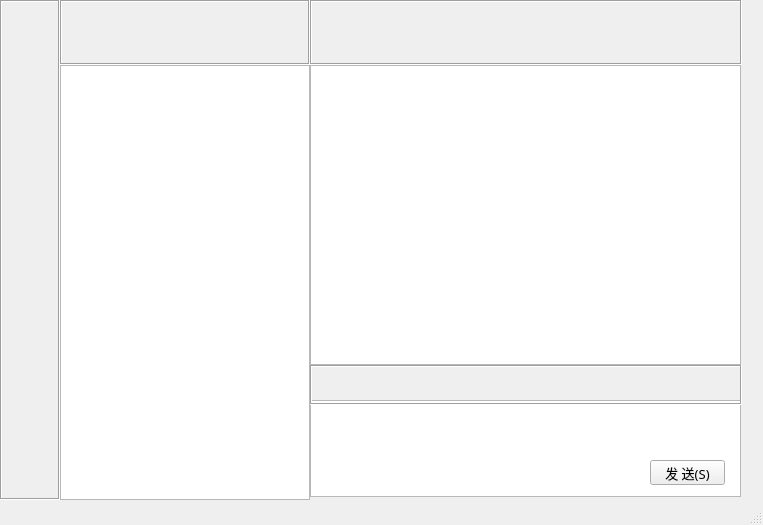
<?xml version="1.0" encoding="UTF-8"?>
<ui version="4.0">
 <class>MainWindow</class>
 <widget class="QMainWindow" name="MainWindow">
  <property name="geometry">
   <rect>
    <x>0</x>
    <y>0</y>
    <width>763</width>
    <height>525</height>
   </rect>
  </property>
  <property name="font">
   <font>
    <family>System</family>
    <pointsize>12</pointsize>
   </font>
  </property>
  <property name="windowTitle">
   <string>MainWindow</string>
  </property>
  <widget class="QWidget" name="centralwidget">
   <widget class="QPushButton" name="sendPushButton">
    <property name="geometry">
     <rect>
      <x>650</x>
      <y>460</y>
      <width>75</width>
      <height>25</height>
     </rect>
    </property>
    <property name="font">
     <font>
      <family>微软雅黑</family>
      <pointsize>10</pointsize>
     </font>
    </property>
    <property name="text">
     <string>发 送(S)</string>
    </property>
   </widget>
   <widget class="QLabel" name="label_2">
    <property name="geometry">
     <rect>
      <x>60</x>
      <y>0</y>
      <width>250</width>
      <height>65</height>
     </rect>
    </property>
    <property name="frameShape">
     <enum>QFrame::Box</enum>
    </property>
    <property name="frameShadow">
     <enum>QFrame::Sunken</enum>
    </property>
    <property name="text">
     <string/>
    </property>
    <property name="pixmap">
     <pixmap resource="res.qrc">:/resource/search.jpg</pixmap>
    </property>
   </widget>
   <widget class="QTableWidget" name="userListTableWidget">
    <property name="geometry">
     <rect>
      <x>60</x>
      <y>65</y>
      <width>250</width>
      <height>435</height>
     </rect>
    </property>
    <property name="font">
     <font>
      <family>System</family>
      <pointsize>14</pointsize>
     </font>
    </property>
    <property name="selectionMode">
     <enum>QAbstractItemView::SingleSelection</enum>
    </property>
    <property name="selectionBehavior">
     <enum>QAbstractItemView::SelectRows</enum>
    </property>
    <property name="showGrid">
     <bool>false</bool>
    </property>
    <attribute name="horizontalHeaderVisible">
     <bool>false</bool>
    </attribute>
    <attribute name="horizontalHeaderDefaultSectionSize">
     <number>250</number>
    </attribute>
    <attribute name="verticalHeaderVisible">
     <bool>false</bool>
    </attribute>
    <column>
     <property name="text">
      <string>在 线 好 友</string>
     </property>
     <property name="textAlignment">
      <set>AlignCenter</set>
     </property>
    </column>
   </widget>
   <widget class="QPushButton" name="searchPushButton">
    <property name="geometry">
     <rect>
      <x>74</x>
      <y>25</y>
      <width>191</width>
      <height>26</height>
     </rect>
    </property>
    <property name="text">
     <string/>
    </property>
    <property name="flat">
     <bool>true</bool>
    </property>
   </widget>
   <widget class="QLabel" name="userLabel">
    <property name="geometry">
     <rect>
      <x>311</x>
      <y>1</y>
      <width>121</width>
      <height>62</height>
     </rect>
    </property>
    <property name="font">
     <font>
      <family>04b_21</family>
      <pointsize>16</pointsize>
     </font>
    </property>
    <property name="autoFillBackground">
     <bool>true</bool>
    </property>
    <property name="frameShape">
     <enum>QFrame::NoFrame</enum>
    </property>
    <property name="frameShadow">
     <enum>QFrame::Plain</enum>
    </property>
    <property name="text">
     <string/>
    </property>
    <property name="alignment">
     <set>Qt::AlignCenter</set>
    </property>
   </widget>
   <widget class="QTextEdit" name="chatTextEdit">
    <property name="geometry">
     <rect>
      <x>310</x>
      <y>400</y>
      <width>431</width>
      <height>97</height>
     </rect>
    </property>
   </widget>
   <widget class="QLabel" name="label">
    <property name="geometry">
     <rect>
      <x>0</x>
      <y>0</y>
      <width>60</width>
      <height>500</height>
     </rect>
    </property>
    <property name="frameShape">
     <enum>QFrame::Box</enum>
    </property>
    <property name="frameShadow">
     <enum>QFrame::Sunken</enum>
    </property>
    <property name="text">
     <string/>
    </property>
    <property name="pixmap">
     <pixmap resource="res.qrc">:/resource/bar.jpg</pixmap>
    </property>
   </widget>
   <widget class="QLabel" name="label_5">
    <property name="geometry">
     <rect>
      <x>310</x>
      <y>365</y>
      <width>432</width>
      <height>40</height>
     </rect>
    </property>
    <property name="frameShape">
     <enum>QFrame::Box</enum>
    </property>
    <property name="frameShadow">
     <enum>QFrame::Sunken</enum>
    </property>
    <property name="text">
     <string/>
    </property>
    <property name="pixmap">
     <pixmap resource="res.qrc">:/resource/tool.jpg</pixmap>
    </property>
   </widget>
   <widget class="QPushButton" name="transPushButton">
    <property name="geometry">
     <rect>
      <x>350</x>
      <y>375</y>
      <width>31</width>
      <height>23</height>
     </rect>
    </property>
    <property name="text">
     <string/>
    </property>
    <property name="flat">
     <bool>true</bool>
    </property>
   </widget>
   <widget class="QTextBrowser" name="chatTextBrowser">
    <property name="geometry">
     <rect>
      <x>310</x>
      <y>65</y>
      <width>431</width>
      <height>300</height>
     </rect>
    </property>
   </widget>
   <widget class="QLabel" name="label_3">
    <property name="geometry">
     <rect>
      <x>310</x>
      <y>0</y>
      <width>432</width>
      <height>65</height>
     </rect>
    </property>
    <property name="frameShape">
     <enum>QFrame::Box</enum>
    </property>
    <property name="frameShadow">
     <enum>QFrame::Sunken</enum>
    </property>
    <property name="text">
     <string/>
    </property>
    <property name="pixmap">
     <pixmap resource="res.qrc">:/resource/title.jpg</pixmap>
    </property>
   </widget>
   <zorder>label_2</zorder>
   <zorder>userListTableWidget</zorder>
   <zorder>searchPushButton</zorder>
   <zorder>userLabel</zorder>
   <zorder>chatTextEdit</zorder>
   <zorder>label</zorder>
   <zorder>label_5</zorder>
   <zorder>transPushButton</zorder>
   <zorder>chatTextBrowser</zorder>
   <zorder>label_3</zorder>
   <zorder>sendPushButton</zorder>
  </widget>
  <widget class="QStatusBar" name="statusbar"/>
 </widget>
 <resources>
  <include location="res.qrc"/>
 </resources>
 <connections/>
</ui>
